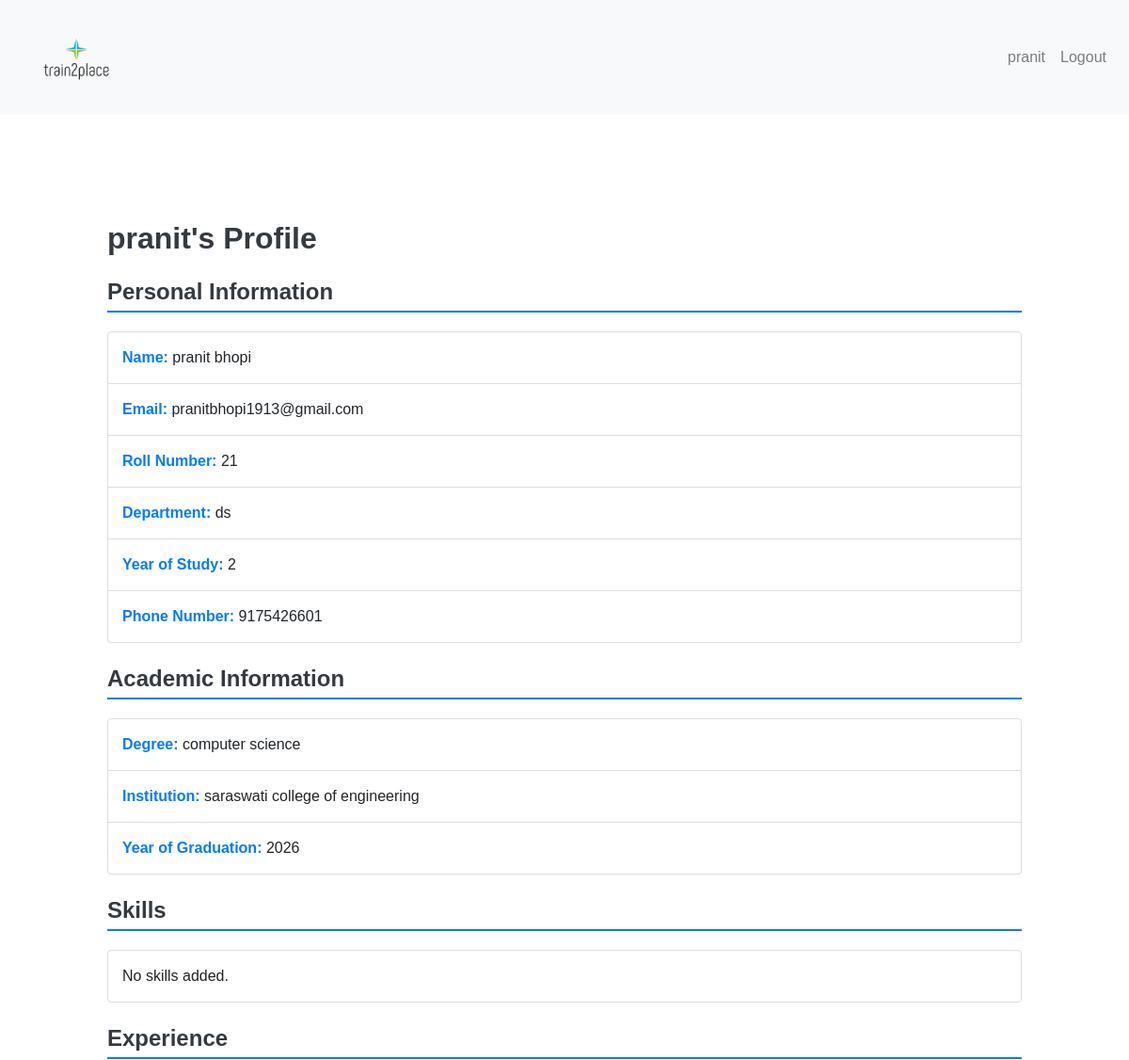
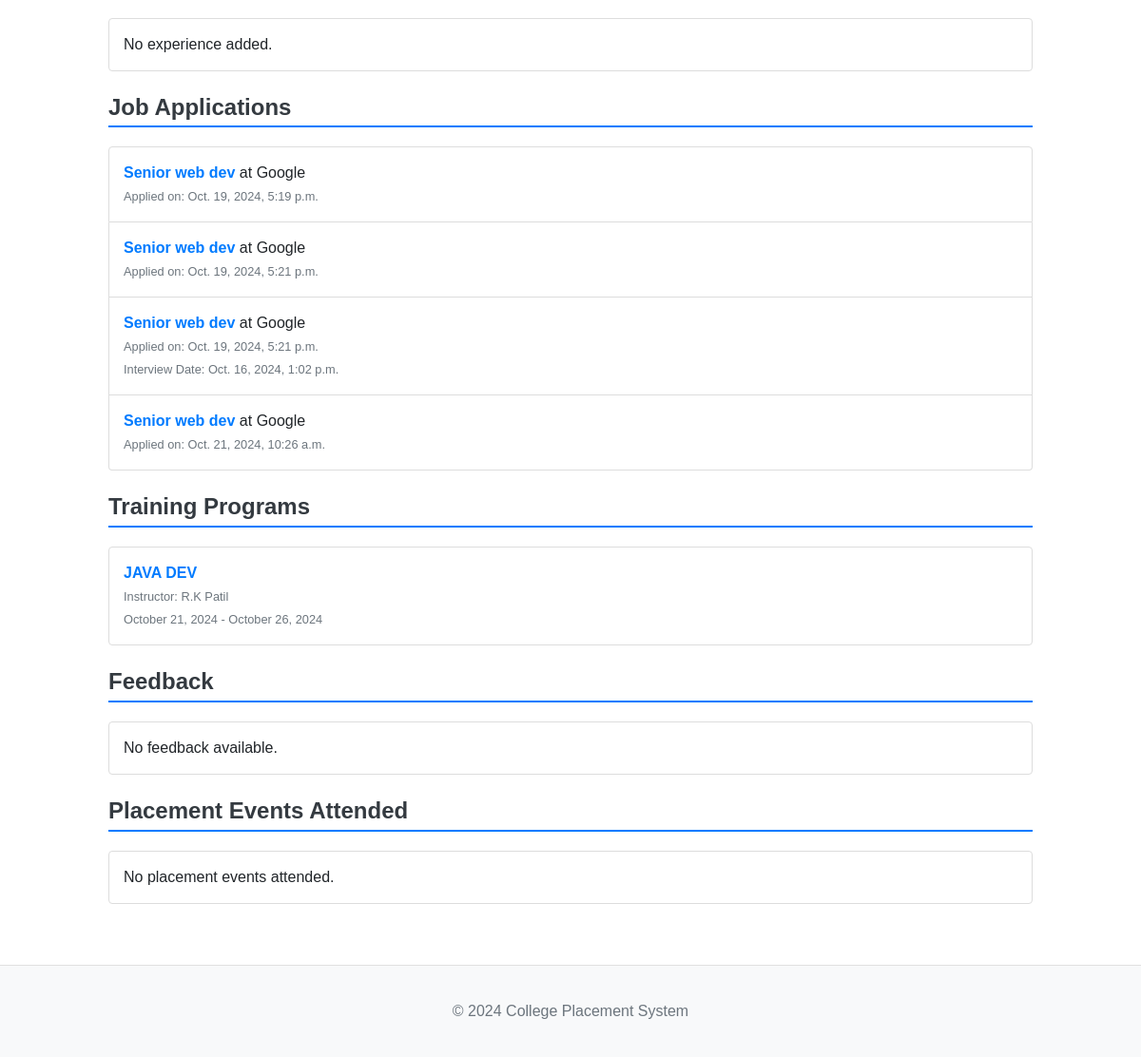
The app's page /profile (signed in) with its own data (2 pictures, top to bottom).
### main/models.py (models this page shows, shortened)
class Student(models.Model):
    YEAR_CHOICES = [
        ('1', 'First Year'),
        ('2', 'Second Year'),
        ('3', 'Third Year'),
        ('4', 'Fourth Year'),
    ]
    DEPARTMENT_CHOICES = [
        ('CSE', 'Computer Science Engineering'),
        ('ECE', 'Electronics and Communication Engineering'),
        ('ME', 'Mechanical Engineering'),
        ('CE', 'Civil Engineering'),
    ]
    DEGREE_CHOICES = [
        ('BTech', 'Bachelor of Technology'),
        ('MTech', 'Master of Technology'),
        ('BSc', 'Bachelor of Science'),
        ('MSc', 'Master of Science'),
    ]
    user = models.OneToOneField(User, on_delete=models.CASCADE)
    email = models.EmailField(unique=True)  # Ensure email is unique
    roll_number = models.CharField(max_length=15, unique=True)
    department = models.CharField(max_length=100 ,choices=DEPARTMENT_CHOICES)
    year_of_study = models.CharField(max_length=100,choices=YEAR_CHOICES)  # e.g., 1 for first year, 2 for second year, etc.
    resume = models.FileField(upload_to='resumes/', blank=True, null=True)
    skills = models.ManyToManyField(Skill, related_name='students', blank=True)
    degree = models.CharField(max_length=255, blank=True, null=True,choices=DEGREE_CHOICES)  # Optional field
    institution = models.CharField(max_length=255, blank=True, null=True)  # Optional field
    year_of_graduation = models.IntegerField(blank=True, null=True)  # Optional field
    phone_number = models.CharField(max_length=15, blank=True, null=True)  # Optional field
    feedback = models.TextField(blank=True, null=True)  # Feedback from companies or training

class Application(models.Model):
    job_post = models.ForeignKey('JobPost', on_delete=models.CASCADE)
    student = models.ForeignKey('Student', on_delete=models.CASCADE, related_name='applications')
    status = models.CharField(max_length=50)  # e.g., "Pending", "Accepted", "Rejected"

class JobPost(models.Model):
    company = models.ForeignKey(Company, on_delete=models.CASCADE, related_name='job_posts')
    title = models.CharField(max_length=255)
    description = models.TextField()
    location = models.CharField(max_length=255)
    posted_date = models.DateTimeField(auto_now_add=True)
    application_deadline = models.DateTimeField()
    required_skills = models.ManyToManyField('Skill', related_name='job_posts')
    salary=models.CharField(max_length=255)
    job_requirements=models.TextField(max_length=1000)
    eligibility_criteria = models.TextField()
    job_responsibilities=models.TextField(max_length=1000)
    FULL_TIME = 'Full-Time'
    PART_TIME = 'Part-Time'
    CONTRACT = 'Contract'
    INTERNSHIP = 'Internship'
    FREELANCE = 'Freelance'
    JOB_TYPE_CHOICES = [
        (FULL_TIME, 'Full-Time'),
        (PART_TIME, 'Part-Time'),
        (CONTRACT, 'Contract'),
        (INTERNSHIP, 'Internship'),
        (FREELANCE, 'Freelance'),
    ]
    job_type = models.CharField(
        max_length=10,
        choices=JOB_TYPE_CHOICES,
        default=FULL_TIME,
    )

class Company(models.Model):
    name = models.CharField(max_length=255)
    description = models.TextField()
    website = models.URLField()
    contact_email = models.EmailField()
    contact_phone = models.CharField(max_length=20)

class TrainingProgram(models.Model):
    title = models.CharField(max_length=255)
    description = models.TextField()
    start_date = models.DateTimeField()
    end_date = models.DateTimeField()
    instructor = models.CharField(max_length=255)
    skills_taught = models.ManyToManyField(Skill, related_name='training_programs')
    students = models.ManyToManyField(Student, related_name='training_programs',null=True,blank=True)
    prerequisite_skills = models.ManyToManyField(Skill, related_name='required_for_trainings', blank=True)

### main/views.py (the view)
@login_required
def student_profile(request):
    try:
        student = Student.objects.get(user=request.user)
    except Student.DoesNotExist:
        student = None
    if request.method == 'POST':
        form = StudentForm(request.POST, request.FILES, instance=student)
        if form.is_valid():
            student = form.save(commit=False)
            student.user = request.user  # Associate the logged-in user with the student profile
            student.save()
            form.save_m2m()  # Save the many-to-many data for skills field
            return redirect('student_profile')  # Redirect to the profile view after saving
    else:
        form = StudentForm(instance=student)
    if student:
        return render(request, 'profile.html', {'form': form, 'student': student})
    else:
        print("usen not found")
        return render(request, 'profile_create.html', {'form': form})

### main/templates/profile.html (shortened to what this page needs)
{% extends 'base.html' %}
{% block content %}
<div class="container mt-5">
    <h2>{{ student.user.username }}'s Profile</h2>
    <section class="mt-4">
        <h4>Personal Information</h4>
        <ul class="list-group">
            <li class="list-group-item"><strong>Name:</strong> {{ student.user.first_name }} {{ student.user.last_name }}</li>
            <li class="list-group-item"><strong>Email:</strong> {{ student.email }}</li>
            <li class="list-group-item"><strong>Roll Number:</strong> {{ student.roll_number }}</li>
            <li class="list-group-item"><strong>Department:</strong> {{ student.department }}</li>
            <li class="list-group-item"><strong>Year of Study:</strong> {{ student.year_of_study }}</li>
            {% if student.phone_number %}
            <li class="list-group-item"><strong>Phone Number:</strong> {{ student.phone_number }}</li>
            {% endif %}
        </ul>
    </section>
    <section class="mt-4">
        <h4>Academic Information</h4>
        <ul class="list-group">
            <li class="list-group-item"><strong>Degree:</strong> {{ student.degree }}</li>
            <li class="list-group-item"><strong>Institution:</strong> {{ student.institution }}</li>
            <li class="list-group-item"><strong>Year of Graduation:</strong> {{ student.year_of_graduation }}</li>
        </ul>
    </section>
    <section class="mt-4">
        <h4>Skills</h4>
        <ul class="list-group">
            {% for skill in student.skills.all %}
                <li class="list-group-item">{{ skill.name }}</li>
            {% empty %}
                <li class="list-group-item">No skills added.</li>
            {% endfor %}
        </ul>
    </section>
    <section class="mt-4">
        <h4>Experience</h4>
        <ul class="list-group">
            {% for experience in student.experience_set.all %}
                <li class="list-group-item">
                    <strong>{{ experience.title }}</strong> at <strong>{{ experience.company }}</strong><br>
                    <small>{{ experience.duration }}</small>
                    <p>{{ experience.responsibilities }}</p>
                </li>
            {% empty %}
                <li class="list-group-item">No experience added.</li>
            {% endfor %}
        </ul>
    </section>
    <section class="mt-4">
        <h4>Job Applications</h4>
        <ul class="list-group">
            {% for application in student.applications.all %}
                <li class="list-group-item">
                    <strong>{{ application.job_post.title }}</strong> at {{ application.job_post.company.name }}<br>
                    <small>Applied on: {{ application.applied_on }}</small>
                    {% if application.interview_date %}
                        <br><small>Interview Date: {{ application.interview_date }}</small>
                    {% endif %}
                </li>
            {% empty %}
                <li class="list-group-item">No job applications yet.</li>
            {% endfor %}
        </ul>
    </section>
    <section class="mt-4">
        <h4>Training Programs</h4>
        <ul class="list-group">
            {% for training in student.training_programs.all %}
                <li class="list-group-item">
                    <strong>{{ training.title }}</strong><br>
                    <small>Instructor: {{ training.instructor }}</small><br>
                    <small>{{ training.start_date|date:"F j, Y" }} - {{ training.end_date|date:"F j, Y" }}</small>
                </li>
            {% empty %}
                <li class="list-group-item">No training programs enrolled.</li>
            {% endfor %}
        </ul>
    </section>
    <section class="mt-4">
        <h4>Feedback</h4>
        <ul class="list-group">
            {% for feedback in student.feedbacks.all %}
                <li class="list-group-item">
                    <strong>{{ feedback.company.name }}</strong> gave feedback on <strong>{{ feedback.placement_event.title }}</strong><br>
                    <p>{{ feedback.content }}</p>
                    <small>Rating: {{ feedback.rating }}/5</small>
                </li>
            {% empty %}
                <li class="list-group-item">No feedback available.</li>
            {% endfor %}
        </ul>
    </section>
    <section class="mt-4">
        <h4>Placement Events Attended</h4>
        <ul class="list-group">
            {% for event in student.placement_events.all %}
                <li class="list-group-item">
                    <strong>{{ event.title }}</strong> on {{ event.date|date:"F j, Y" }}<br>
                    <small>Location: {{ event.location }}</small>
                </li>
            {% empty %}
                <li class="list-group-item">No placement events attended.</li>
            {% endfor %}
        </ul>
    </section>
</div>
{% endblock %}

### main/templates/base.html (shortened to what this page needs)
{% load static %}
<!DOCTYPE html>
<html lang="en">
<head>
    <link href="https://stackpath.bootstrapcdn.com/bootstrap/4.5.2/css/bootstrap.min.css" rel="stylesheet">
    <link rel="stylesheet" href="{% static 'css/style.css' %}">
</head>
<body>
    <nav class="navbar navbar-expand-lg navbar-light bg-light">
        <a class="navbar-brand" href="{% url 'home' %}">
            <img src="{% static 'images/logo.png' %}" alt="Logo" style="height: 1in;">
        </a>
        <div class="collapse navbar-collapse" id="navbarNav">
            <ul class="navbar-nav ml-auto">
                {% if user.is_authenticated %}
                    <li class="nav-item">
                        <a class="nav-link" href="{% url 'student_profile' %}">{{ user.username }}</a>
                    </li>
                    <li class="nav-item">
                        <a class="nav-link" href="{% url 'logout' %}">Logout</a>
                    </li>
                {% endif %}
            </ul>
        </div>
    </nav>
    <div class="container my-4">
        {% block content %}{% endblock %}
    </div>
    <footer class="footer mt-auto py-3 bg-light">
        <div class="container text-center">
            <span class="text-muted">&copy; 2024 College Placement System</span>
        </div>
    </footer>
</body>
</html>

### main/static/css/style.css (style rules this page uses)
* { margin: 0; padding: 0; box-sizing: border-box; font-family: Arial, sans-serif; }
.container { width: 90%; max-width: 1200px; margin: 0 auto; padding: 20px 0; }
nav { display: flex; align-items: center; justify-content: space-between; }
footer { background-color: #f8f8f8; text-align: center; padding: 20px 0; border-top: 1px solid #e0e0e0; }
h2, h4 { color: #343a40; margin-bottom: 15px; font-weight: bold; }
h4 { border-bottom: 2px solid #007bff; padding-bottom: 5px; margin-bottom: 20px; }
.list-group-item { background-color: #fff; border: 1px solid #dddddd; padding: 15px; }
.list-group-item strong { color: #007bff; }
.list-group-item small { color: #6c757d; }

### records on screen
Student: user.username "pranit", user.first_name "pranit", user.last_name "bhopi", email "pranitbhopi1913@gmail.com", roll_number "21", department "ds", year_of_study "2", phone_number "9175426601", degree "computer science", institution "saraswati college of engineering", year_of_graduation "2026"
Application: job_post "Senior web dev", job_post.company.name "Google", applied_on "Oct. 19, 2024, 5:19 p.m."
Application: job_post "Senior web dev", job_post.company.name "Google", applied_on "Oct. 19, 2024, 5:21 p.m."
Application: job_post "Senior web dev", job_post.company.name "Google", applied_on "Oct. 19, 2024, 5:21 p.m.", interview_date "Oct. 16, 2024, 1:02 p.m."
Application: job_post "Senior web dev", job_post.company.name "Google", applied_on "Oct. 21, 2024, 10:26 a.m."
TrainingProgram: title "JAVA DEV", instructor "R.K Patil", start_date "October 21, 2024", end_date "October 26, 2024"

### other values on screen
{{ user.username }} "pranit"
